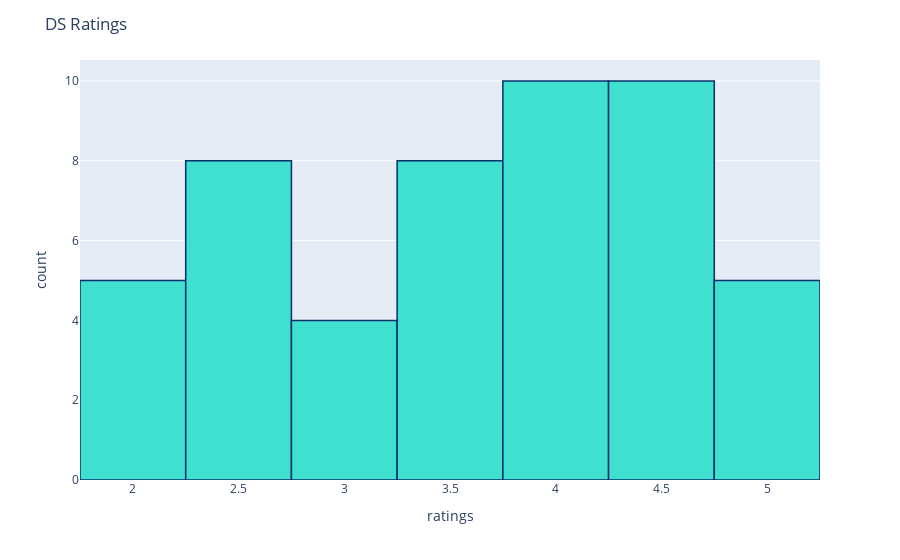

The code cell stored with this chart in its notebook:
### Code cell
# All course ratings

fig = px.histogram(dfRating, x="ratings")
fig.update_traces(marker_color="turquoise",marker_line_color='rgb(8,48,107)',
                  marker_line_width=1.5)
fig.update_layout(title_text='DS Ratings')
fig.show()
py.plot(fig)

### Figure 1 — Plotly figure (JSON) as saved in the notebook; plotly's stock layout.template omitted (floating-point values rounded to 4 significant figures)
{"data": [{"alignmentgroup": "True", "bingroup": "x", "hovertemplate": "ratings=%{x}<br>count=%{y}<extra></extra>", "legendgroup": "", "marker": {"color": "turquoise", "line": {"color": "rgb(8,48,107)", "width": 1.5}}, "name": "", "offsetgroup": "", "orientation": "v", "showlegend": false, "type": "histogram", "x": [2.8, 3.3, 3.5, 4.8, 2.4, 4.7, 4.9, 4.5, 2.8, 2.7, 2.5, 4.4, 3.9, 3.9, 1.8, 3.5, 1.9, 4.6, 4.5, 4.2, 3.5, 5, 3.9, 2.1, 3.3, 4.5, 3.6, 4.8, 3.2, 2.4, 4.8, 4.7, 2.4, 1.8, 4.6, 2.7, 4.1, 3.4, 4.2, 3.8, 3.7, 4, 2.5, 2.8, 4.3, 4, 3.8, 2.2, 2.6, 4.7], "xaxis": "x", "yaxis": "y"}], "layout": {"barmode": "relative", "legend": {"tracegroupgap": 0}, "margin": {"t": 60}, "title": {"text": "DS Ratings"}, "xaxis": {"anchor": "y", "domain": [0, 1], "title": {"text": "ratings"}}, "yaxis": {"anchor": "x", "domain": [0, 1], "title": {"text": "count"}}}}
